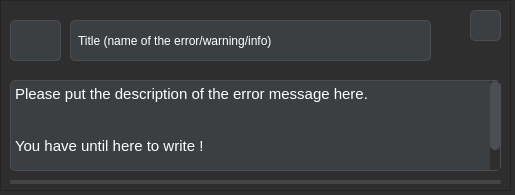
<?xml version="1.0" encoding="UTF-8"?>
<ui version="4.0">
 <class>ToastNotification</class>
 <widget class="QWidget" name="ToastNotification">
  <property name="geometry">
   <rect>
    <x>0</x>
    <y>0</y>
    <width>515</width>
    <height>195</height>
   </rect>
  </property>
  <property name="windowTitle">
   <string>Form</string>
  </property>
  <property name="styleSheet">
   <string notr="true">QWidget {
     background-color: #2e2e2e;
    color: #ffffff;
}

QMenuBar {
    background-color: #3c3f41;
    color: #ffffff;
}

QMenu {
    background-color: #3c3f41;
    color: #ffffff;
    border-radius: 10px;
}

QMenu::item {
    padding: 5px 30px;
}

QMenu::item:selected {
    background-color: #4a4e54;
}

QPushButton {
    background-color: #3c3f41;
    border: 1px solid #4b4e52;
    border-radius: 5px;
    padding: 5px 10px;
}

QPushButton:hover {
    background-color: #4d4d4d;
}

QLineEdit {
    background-color: #3c3f41;
    color: #ffffff;
    border: 1px solid #4b4e52;
    border-radius: 5px;
    padding: 5px;
}

QTextEdit {
    background-color: #3c3f41;
    color: #ffffff;
    border: 1px solid #4b4e52;
    border-radius: 5px;
}

QLabel {
    color: #ffffff;
}

QScrollBar:vertical {
    background: #2e2e2e;
    width: 10px;
}

QScrollBar::handle:vertical {
    background: #4b4e52;
    border-radius: 5px;
}

QScrollBar::add-line:vertical,
QScrollBar::sub-line:vertical {
    background: none;
}

QCheckBox {
    color: #ffffff;
}

QRadioButton {
    color: #ffffff;
}

QRadioButton::indicator {
    background-color: #3c3f41;
    border: 1px solid #4b4e52;
}

QRadioButton::indicator:checked {
    background-color: #4d4d4d;
}

QTabWidget::pane {
    background-color: #2e2e2e;
}

QTabBar::tab {
    background-color: #3c3f41;
    color: #ffffff;
    padding: 10px;
}

QTabBar::tab:selected {
    background-color: #4d4d4d;
}

QProgressBar {
    background-color: #2e2e2e; 
    border: 2px solid #444444;
    border-radius: 2px;
    text-align: center;
    color: white;
}

QProgressBar::chunk {
    background-color: #4caf50;
    border-radius: 2px;
}

QProgressBar::text {
    color: white; 
    font-weight: bold;
}

QStatusBar {
    background-color: #3c3f41;
    color: #ffffff;
}
</string>
  </property>
  <widget class="QFrame" name="frame">
   <property name="geometry">
    <rect>
     <x>0</x>
     <y>0</y>
     <width>511</width>
     <height>191</height>
    </rect>
   </property>
   <property name="frameShape">
    <enum>QFrame::StyledPanel</enum>
   </property>
   <property name="frameShadow">
    <enum>QFrame::Raised</enum>
   </property>
   <widget class="QPushButton" name="closePushButton">
    <property name="geometry">
     <rect>
      <x>470</x>
      <y>10</y>
      <width>31</width>
      <height>31</height>
     </rect>
    </property>
    <property name="text">
     <string/>
    </property>
    <property name="icon">
     <iconset theme="window-close">
      <normaloff>.</normaloff>.</iconset>
    </property>
    <property name="iconSize">
     <size>
      <width>20</width>
      <height>20</height>
     </size>
    </property>
    <property name="autoDefault">
     <bool>false</bool>
    </property>
    <property name="default">
     <bool>false</bool>
    </property>
    <property name="flat">
     <bool>true</bool>
    </property>
   </widget>
   <widget class="QProgressBar" name="progressBar">
    <property name="geometry">
     <rect>
      <x>10</x>
      <y>180</y>
      <width>491</width>
      <height>4</height>
     </rect>
    </property>
    <property name="minimum">
     <number>0</number>
    </property>
    <property name="maximum">
     <number>100</number>
    </property>
    <property name="value">
     <number>-1</number>
    </property>
    <property name="textVisible">
     <bool>false</bool>
    </property>
   </widget>
   <widget class="QTextEdit" name="textErrorMessage">
    <property name="geometry">
     <rect>
      <x>10</x>
      <y>80</y>
      <width>491</width>
      <height>91</height>
     </rect>
    </property>
    <property name="readOnly">
     <bool>true</bool>
    </property>
    <property name="html">
     <string>&lt;!DOCTYPE HTML PUBLIC &quot;-//W3C//DTD HTML 4.0//EN&quot; &quot;http://www.w3.org/TR/REC-html40/strict.dtd&quot;&gt;
&lt;html&gt;&lt;head&gt;&lt;meta name=&quot;qrichtext&quot; content=&quot;1&quot; /&gt;&lt;style type=&quot;text/css&quot;&gt;
p, li { white-space: pre-wrap; }
&lt;/style&gt;&lt;/head&gt;&lt;body style=&quot; font-family:'Ubuntu'; font-size:11pt; font-weight:400; font-style:normal;&quot;&gt;
&lt;p style=&quot; margin-top:0px; margin-bottom:0px; margin-left:0px; margin-right:0px; -qt-block-indent:0; text-indent:0px;&quot;&gt;Please put the description of the error message here.&lt;br /&gt;&lt;/p&gt;
&lt;p style=&quot; margin-top:0px; margin-bottom:0px; margin-left:0px; margin-right:0px; -qt-block-indent:0; text-indent:0px;&quot;&gt;&lt;br /&gt;You have until here to write !&lt;/p&gt;
&lt;p style=&quot;-qt-paragraph-type:empty; margin-top:0px; margin-bottom:0px; margin-left:0px; margin-right:0px; -qt-block-indent:0; text-indent:0px;&quot;&gt;&lt;br /&gt;&lt;/p&gt;
&lt;p style=&quot;-qt-paragraph-type:empty; margin-top:0px; margin-bottom:0px; margin-left:0px; margin-right:0px; -qt-block-indent:0; text-indent:0px;&quot;&gt;&lt;br /&gt;&lt;/p&gt;&lt;/body&gt;&lt;/html&gt;</string>
    </property>
   </widget>
   <widget class="QPushButton" name="iconSlot">
    <property name="geometry">
     <rect>
      <x>10</x>
      <y>20</y>
      <width>51</width>
      <height>41</height>
     </rect>
    </property>
    <property name="text">
     <string/>
    </property>
   </widget>
   <widget class="QLineEdit" name="titleLineEdit">
    <property name="geometry">
     <rect>
      <x>70</x>
      <y>20</y>
      <width>361</width>
      <height>41</height>
     </rect>
    </property>
    <property name="text">
     <string>Title (name of the error/warning/info)</string>
    </property>
   </widget>
   <zorder>closePushButton</zorder>
   <zorder>progressBar</zorder>
   <zorder>textErrorMessage</zorder>
   <zorder>titleLineEdit</zorder>
   <zorder>iconSlot</zorder>
  </widget>
 </widget>
 <resources/>
 <connections/>
</ui>
